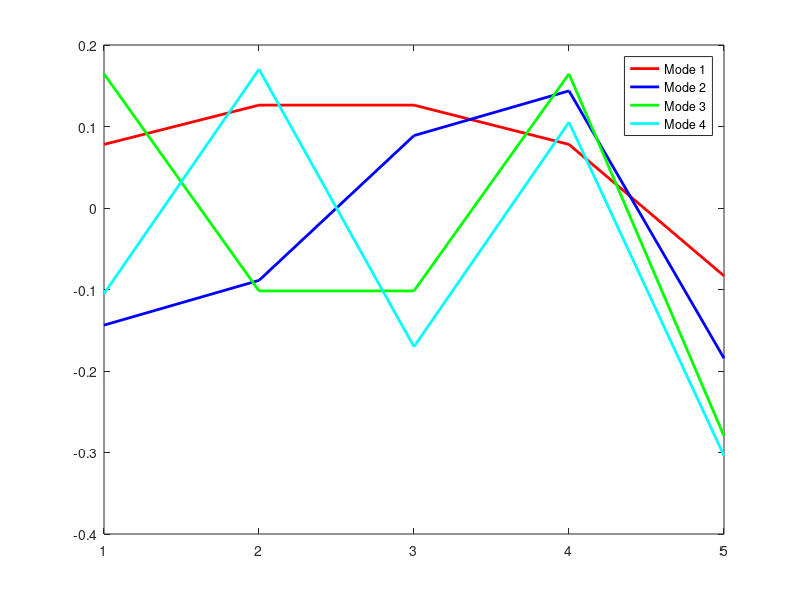

Here is the MATLAB script that generated this plot:
clc
clear all
close all
%Assembling Global Stiffness Matrix from Local Stiffness Matrix
L = input('Enter length of the beam: ');
n_ele = input('Enter the number of elements/members: ');
d = input('Enter density of the beam: ');
A = input('Enter area of cross-section of the beam: ');
EI = input('Enter the value of EI (constant for each element): ');
n_node = n_ele + 1;

% 'x' represents position of each node serially
Le = L/n_ele; % Length of each element is the same
K = zeros((n_node * 2));
M = zeros((n_node * 2));

for i = 1 : n_ele
    
    k_local = EI * [ 12/Le^3   6/Le^2  -12/Le^3   6/Le^2;
                     6/Le^2    4/Le    -6/Le^2    2/Le;
                    -12/Le^3  -6/Le^2   12/Le^3  -6/Le^2;
                     6/Le^2    2/Le    -6/Le^2    4/Le ];
    
    m_local = (d*A*Le)/420 * [ 156     -22*Le     54       13*Le;
                              -22*Le    4*Le^2   -13*Le   -3*Le^2;
                               54      -13*Le     156      22*Le;
                               13*Le   -3*Le^2    22*Le    4*Le^2 ];
                 
    K(2*i-1:2*i+2,2*i-1:2*i+2) = K(2*i-1:2*i+2,2*i-1:2*i+2) + k_local;
    M(2*i-1:2*i+2,2*i-1:2*i+2) = M(2*i-1:2*i+2,2*i-1:2*i+2) + m_local;
    
end


% FURTHER CALCULATIONS IS ONLY FOR A SIMPLY SUPPORTED BEAM


% ENTERING BOUNDARY CONDITIONS

K_22 = K([2:2*n_node-2,2*n_node:end],[2:2*n_node-2,2*n_node:end]);
M_22 = M([2:2*n_node-2,2*n_node:end],[2:2*n_node-2,2*n_node:end]);



disp(' ');
K_22
disp(' ');
M_22

% CALCULATING EIGENVALUES AND EIGENVECTORS

[evec, eval] = eig(K_22,M_22);
 
for i = 1 : n_ele
     
    eval(i,i) = sqrt(eval(i,i));
     
end

eval = diag(eval)
evec


% 'eval_transverse' IS THE EIGENVALUE OF EACH DISPLACEMENT (NOT ROTATION) BY EACH DOF
% 'evec_transverse' IS THE EIGENVECTOR OF EACH EIGENVALUE OF EACH DISPLACEMENT (NOT ROTATION) BY EACH DOF

eval_transverse = eval([2:2:(2*n_node - 2)]);
evec_transverse = evec(2:2:(2*n_node - 2),:);

eval_transverse
evec_transverse

% PLOTTING MODE SHAPES

plot(evec_transverse(:,1), 'r', 'linewidth',2)
hold on
plot(evec_transverse(:,2), 'b', 'linewidth',2)
plot(evec_transverse(:,3), 'g', 'linewidth',2)
plot(evec_transverse(:,4), 'c', 'linewidth',2)

legend({'Mode 1', 'Mode 2', 'Mode 3', 'Mode 4'}, 'Location','northeast')

hold off
